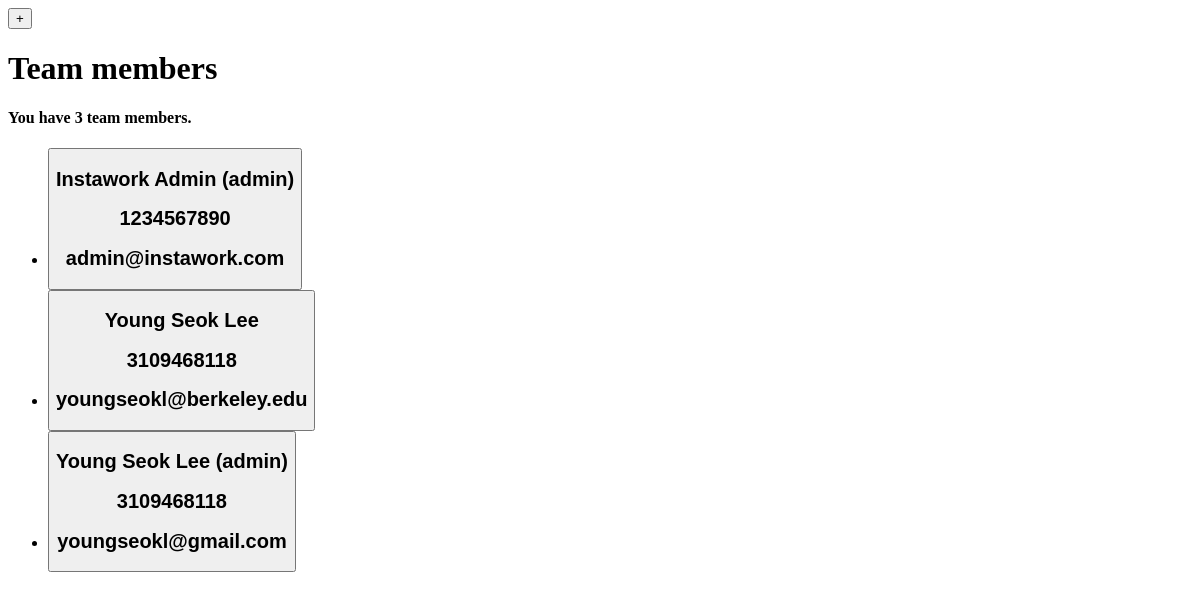
Page /team_management_app/ on the earlier database version.
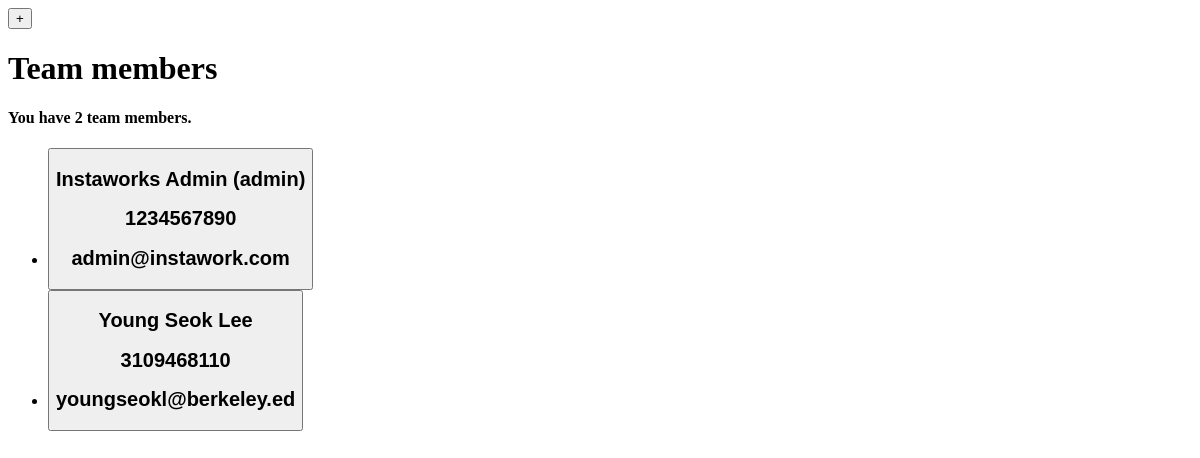
Same page on the later database version.
### team_management_app/models.py (models this page shows, shortened)
class Member(models.Model):
    first_name = models.CharField(max_length=100)
    last_name = models.CharField(max_length=100)
    email = models.CharField(max_length=200, unique=True)
    phone_number = models.CharField(max_length=100)
    ROLE_TYPE = (
        ('regular', 'Regular'),
        ('admin', 'Admin')
    )
    role = models.CharField(
        max_length=20,
        choices=ROLE_TYPE,
        blank=True,
        default='regular',
        help_text='Role of this team member',
    )
    def get_id(self):
        return self.id

### team_management_app/views.py (the view)
# urls.py: path('', views.index, name='index'),
def index(request):
    members = Member.objects.all()
    context = {
        'num_members': members.count(),
        'members': members
    }
    return render(request, 'index.html', context=context)

### team_management_app/templates/index.html (shortened to what this page needs)
<!DOCTYPE html>
<html lang="en">
  <head>
    <form action="{% url 'add-member'%}">
      <button title="Add a new account" type="submit" value="+">+</button>
    </form>
    <h1>Team members</h1>
    <h4>You have {{num_members}} team members.</h4>
  </head>
  <body>
    <ul>
    {% for member in members %}
    <li>
      <form action="{% url 'edit-member' member.get_id%}">
        <button title="Open account detail" type="submit">
          <h2>
            {% if member.role == 'admin' %}
              {{ member.first_name|add:" "|add:member.last_name|add:" (admin)" }}
            {% else %}
              {{ member.first_name|add:" "|add:member.last_name }}
            {% endif %}
          </h2>
          <h2>
            {{ member.phone_number }}
          </h2>
          <h2>
            {{ member.email }}
          </h2>
        </button>
      </form>
    </li>
    {% endfor %}
    </ul>
  </body>
</html>

Differences in the rows shown:
removed Member: first_name|add "Young Seok Lee (admin)", phone_number "3109468118", email "youngseokl@gmail.com"
changed Member "admin@instawork.com": first_name|add "Instawork Admin (admin)" → "Instaworks Admin (admin)"
changed Member "Young Seok Lee": phone_number "3109468118" → "3109468110"; email "youngseokl@berkeley.edu" → "youngseokl@berkeley.ed"
Other differences:
{{ num_members }}: "3" → "2"
